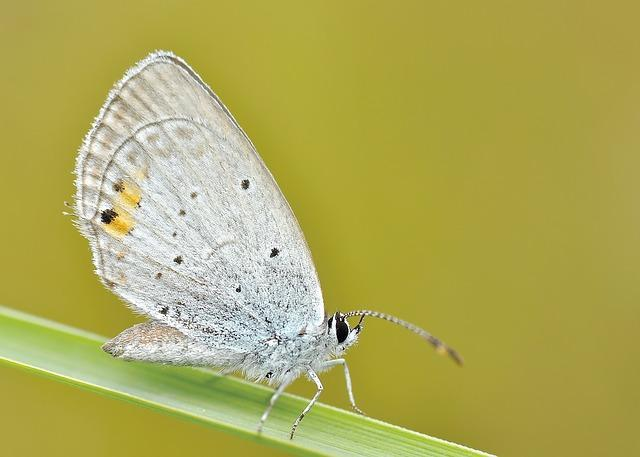
#> input picture task2/data/animals_img_dataset/butterfly/e030b20929e90021d85a5854ee454296eb70e3c818b413449df6c87ca3ed_640.jpg, 640 x 457 px; its folder holds only this picture in this run
$ jupyter execute --allow-errors data_analysis.ipynb
#> lines starting #> are read from the running program, lines starting #| are printed output that depends on the picture; long printed decimals are rounded
Dataset for image classifier

[cell 1]
# Import necessary libraries
import os
import pandas as pd
import matplotlib.pyplot as plt
import seaborn as sns
from PIL import Image
from collections import Counter

# Set up visualization style
sns.set(style="whitegrid")
plt.rcParams["figure.figsize"] = (12, 6)

# Define the dataset path
dataset_dir = "data/animals_img_dataset/"  # Update with your dataset path

# Step 1: Load the dataset
# List all classes (folders) in the dataset, ignoring hidden files like .DS_Store
class_names = [f for f in os.listdir(dataset_dir) if os.path.isdir(os.path.join(dataset_dir, f))]
print(f"Classes: {class_names}")

Number of images per class

[cell 2]
class_counts = {}
for class_name in class_names:
    class_dir = os.path.join(dataset_dir, class_name)
    class_counts[class_name] = len([f for f in os.listdir(class_dir) if os.path.isfile(os.path.join(class_dir, f))])

class_counts_df = pd.DataFrame.from_dict(class_counts, orient="index", columns=["Count"])
print("\nClass distribution:")
print(class_counts_df)

plt.figure(figsize=(12, 6))
sns.barplot(x=class_counts_df.index, y=class_counts_df["Count"], palette="viridis", hue= class_counts_df.index, legend=False)
plt.title("Class distribution in dataset")
plt.xlabel("Class")
plt.ylabel("Number of images")
plt.xticks(rotation=45)
plt.show()
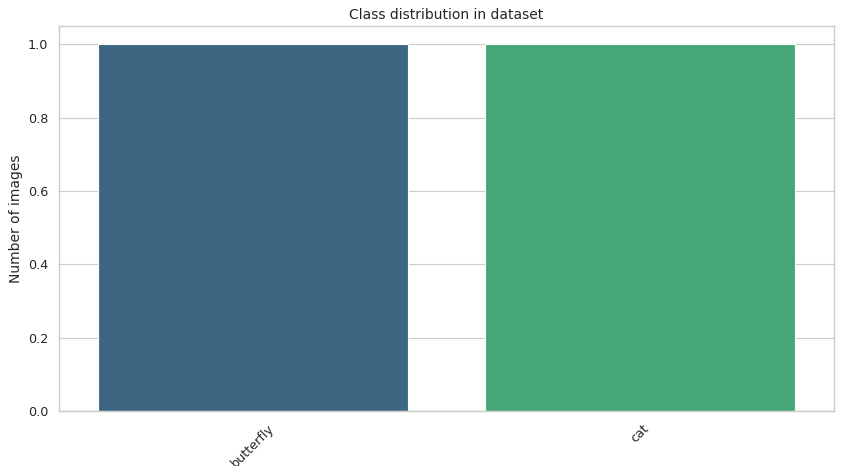
#> figure drawn by matplotlib, 1 panel

Image sizes analysis

[cell 3]
image_sizes = []
for class_name in class_names:
    class_dir = os.path.join(dataset_dir, class_name)
    for image_name in os.listdir(class_dir):
        image_path = os.path.join(class_dir, image_name)
        if os.path.isfile(image_path):  # Ensure it's a file (not a directory or hidden file)
            try:
                with Image.open(image_path) as img:
#> img is the input picture: PIL image 640x457 RGB; mean R, G, B 175.4, 170.3, 89.2
                    image_sizes.append(img.size)
            except Exception as e:
                print(f"Skipping {image_path}: {e}")

image_sizes_df = pd.DataFrame(image_sizes, columns=["Width", "Height"])
#> image_sizes_df = table of 2 rows and 2 columns
print("\nImage sizes summary:")
print(image_sizes_df.describe())
#|             Width      Height
#| count    2.000    2.000
#| mean   470.000  322.500
#| std    240.416  190.212
#| min    300.000  188.000
#| 25%    385.000  255.250
#| 50%    470.000  322.500
#| 75%    555.000  389.750
#| max    640.000  457.000

plt.figure(figsize=(12, 6))
sns.scatterplot(x="Width", y="Height", data=image_sizes_df, alpha=0.6)
plt.title("Image sizes (Width vs Height)")
plt.xlabel("Width (pixels)")
plt.ylabel("Height (pixels)")
plt.show()
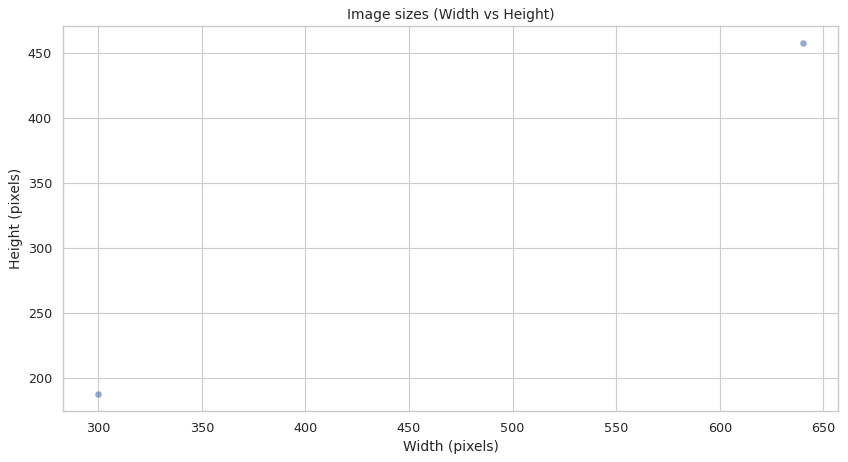
#> figure drawn by matplotlib, 1 panel

Sample images

[cell 4]
def display_sample_images(dataset_dir, class_names, num_samples=5):
#> called with dataset_dir = 'data/animals_img_dataset/', num_samples = 5
    fig, axes = plt.subplots(len(class_names), num_samples, figsize=(15, 10))
    for i, class_name in enumerate(class_names):
        class_dir = os.path.join(dataset_dir, class_name)
        sample_images = [f for f in os.listdir(class_dir) if os.path.isfile(os.path.join(class_dir, f))][:num_samples]
        for j, image_name in enumerate(sample_images):
            image_path = os.path.join(class_dir, image_name)
            try:
                img = Image.open(image_path)
                axes[i, j].imshow(img)
                axes[i, j].set_title(f"{class_name}")
                axes[i, j].axis("off")
            except Exception as e:
                print(f"Skipping {image_path}: {e}")
                axes[i, j].axis("off")
    plt.tight_layout()
    plt.show()
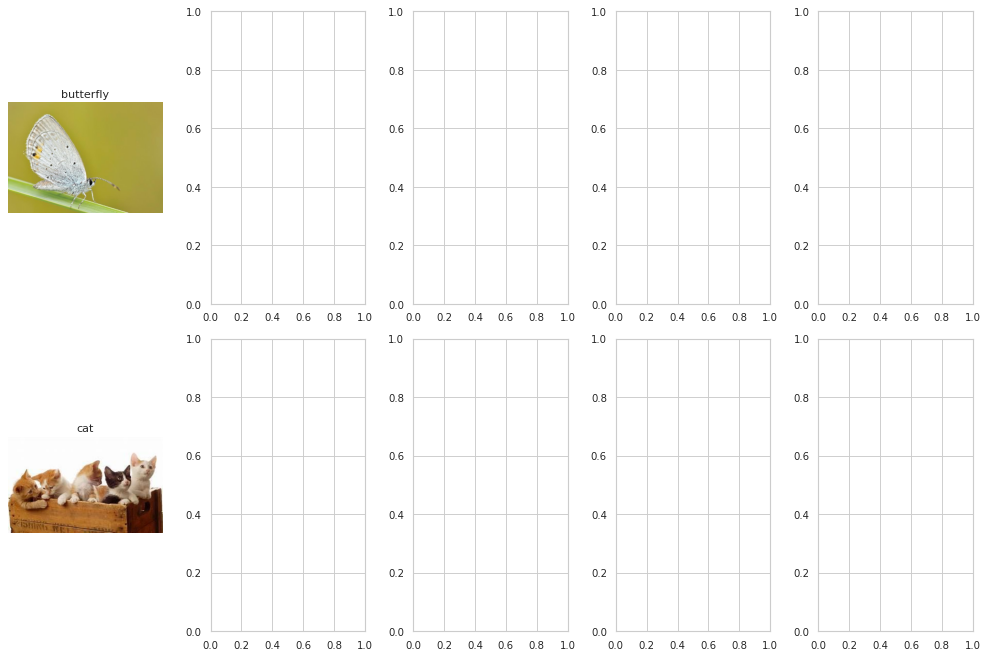
#> figure drawn by matplotlib, 2 panels

print("\nSample images from each class:")
display_sample_images(dataset_dir, class_names)

image_formats = []
for class_name in class_names:
    class_dir = os.path.join(dataset_dir, class_name)
    for image_name in os.listdir(class_dir):
        image_path = os.path.join(class_dir, image_name)
        if os.path.isfile(image_path):
            try:
                with Image.open(image_path) as img:
                    image_formats.append(img.format)
            except Exception as e:
                print(f"Skipping {image_path}: {e}")

Files formats

[cell 5]
format_counts = Counter(image_formats)
#> format_counts = {'JPEG': 2}
print("\nImage formats:")
print(format_counts)
#| Counter({'JPEG': 2})

plt.figure(figsize=(12, 6))
sns.barplot(x=list(format_counts.keys()), y=list(format_counts.values()), palette="magma", hue=list(format_counts.keys()), legend=False)
plt.title("Image formats in dataset")
plt.xlabel("Image format")
plt.ylabel("Count")
plt.show()
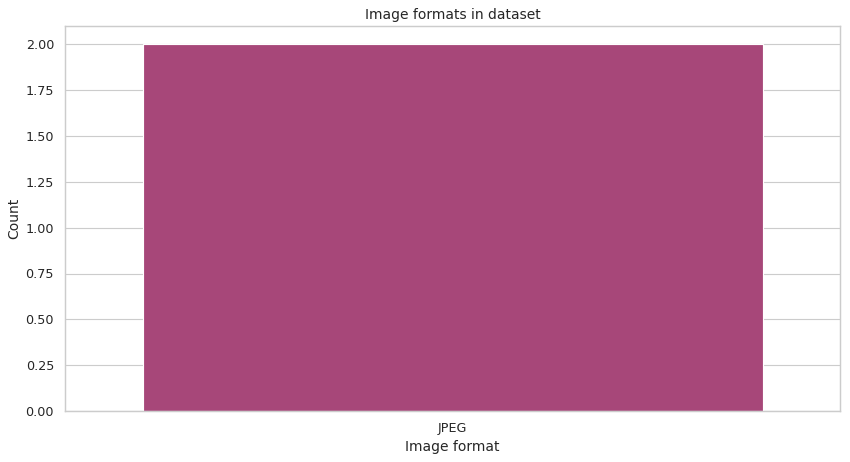
#> figure drawn by matplotlib, 1 panel
